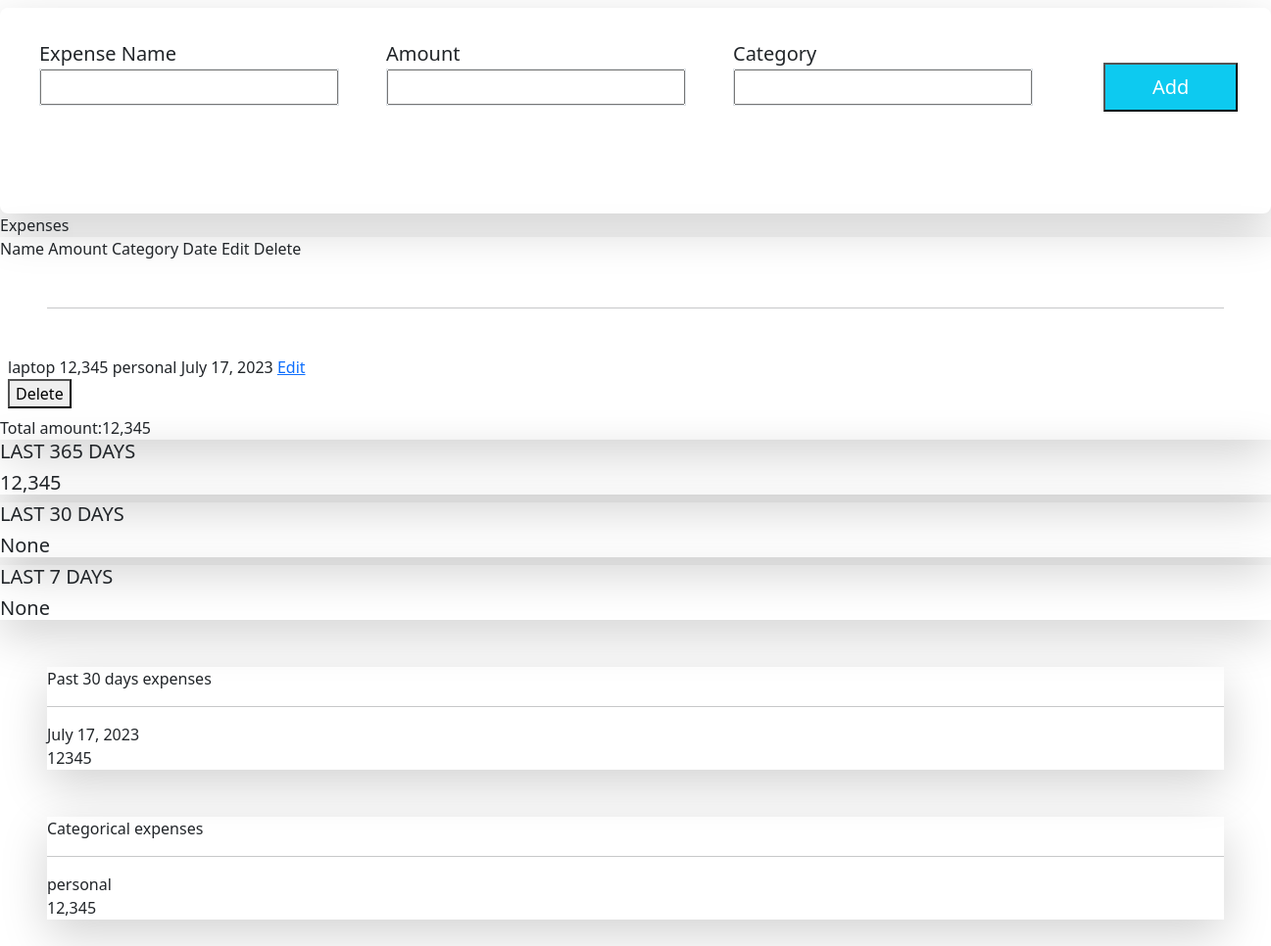
The page / on the database its author committed.
### myapp/models.py (models this page shows, shortened)
class Expense(models.Model):
    name = models.CharField(max_length=100)
    amount = models.IntegerField()
    category = models.CharField(max_length=50)
    date = models.DateField(auto_now=True)

### myapp/views.py (the view, shortened to what this page needs)
# urls.py: path('', views.IndexView.as_view(),name='index'),
class IndexView(View):
    template_name = 'myapp/index.html'
    form_class = ExpenseForm
    def get(self, request, *args, **kwargs):
        expenses = Expense.objects.all()
        total_expenses = expenses.aggregate(Sum('amount'))
        last_year = datetime.date.today() - datetime.timedelta(days=365)
        yearly_sum = Expense.objects.filter(date__gt=last_year).aggregate(Sum('amount'))
        last_month = datetime.date.today() - datetime.timedelta(days=30)
        monthly_sum = Expense.objects.filter(date__gt=last_month).aggregate(Sum('amount'))
        last_week = datetime.date.today() - datetime.timedelta(days=7)
        weekly_sum = Expense.objects.filter(date__gt=last_week).aggregate(Sum('amount'))
        daily_sums = Expense.objects.filter().values('date').order_by('date').annotate(sum=Sum('amount'))
        categorical_sums = Expense.objects.filter().values('category').order_by('category').annotate(sum=Sum('amount'))
        expense_form = self.form_class()
        return render(
            request,
            self.template_name,
            {
                'expense_form': expense_form,
                'expenses': expenses,
                'total_expenses': total_expenses,
                'yearly_sum': yearly_sum,
                'weekly_sum': weekly_sum,
                'monthly_sum': monthly_sum,
                'daily_sums': daily_sums,
                'categorical_sums': categorical_sums,
            }
        )

### myapp/forms.py
class ExpenseForm(ModelForm):
    class Meta:
        model = Expense
        fields = ('name','amount','category')

### myapp/templates/myapp/index.html (shortened to what this page needs)
{% extends 'myapp/base.html' %}
{% load humanize %}
{% block body %}
<form class="shadow-lg m-10 form-control-lg" method="post">
    <div class="form-container px-10 py-10 mb-5 d-flex flex-row">
            <div class="m-4">
                <div >
                    <label>Expense Name</label>
                </div>
                <div class="border">{{ expense_form.name}}</div>
            </div>
            <div class="m-4">
                <div >
                    <label>Amount</label>
                </div>
                <div class="border">{{expense_form.amount}}</div>
            </div>
            <div class="m-4">
                <div >
                    <label>Category</label>
                </div>
                <div class="border">{{ expense_form.category}}</div>
            </div>
            <div class="m-4">
                <button class="bg-info p-2 px-5 py-2 rounded-lg font-bold text-white m-4">Add</button>
            </div>
    </div>
</form>
<div>Expenses</div>
<div class="shadow-lg m-10 rounded-lg ">
    <div class="expense-header flex flex-wrap mb-2 m-10 space-x-40">
        <span>Name</span>
        <span>Amount</span>
        <span>Category</span>
        <span>Date</span>
        <span>Edit</span>
        <span>Delete</span>
    </div>
    <hr class="m-5">
    {% for expense in expenses%}
    <div class="expense-row m-2 ">
        <span class="font-weight-bold">{{expense.name}}</span>
        <span class="font-weight-bold">{{expense.amount|intcomma}}</span>
        <span class="font-weight-bold">{{expense.category}}</span>
        <span class="font-weight-bold">{{expense.date}}</span>
        <span class="font-weight-bold"><a href="{% url 'edit' expense.id %}">Edit</a></span>
        <span class="font-weight-bold">
            <form method="post" action="{% url 'delete' expense.id %}">
                <button type="submit" name="delete">
                    Delete
                </button>
            </form>
        </span>
    </div>
    {% endfor %}
    <span class="text-green">
        Total amount:{{total_expenses.amount__sum|intcomma}}
    </span>
</div>
<div>
    <div class="shadow-lg ml-10 rounded-lg">
        <h5>LAST 365 DAYS</h5>
        <h5 class="">
            {{yearly_sum.amount__sum|intcomma}}
        </h5>
    </div>
    <div class="shadow-lg ml-10 rounded-lg">
        <h5>LAST 30 DAYS</h5>
        <h5 class="">
            {{monthly_sum.amount__sum|intcomma}}
        </h5>
    </div>
    <div class="shadow-lg ml-10 rounded-lg">
        <h5>LAST 7 DAYS</h5>
        <h5 class="">
            {{weekly_sum.amount__sum|intcomma}}
        </h5>
    </div>
</div>
<div class="flex">
    <div class="shadow-lg m-5">
        <div>
            <span>Past 30 days expenses</span>
        </div>
        <hr>
        <div id="30-day-table">
            {% for daily_sum in daily_sums %}
                <div class="flex">
                    <span>
                        {{daily_sum.date}}
                    </span>
                </div>
                <div>
                    <span class="text-green">
                        {{daily_sum.sum}}
                    </span>
                </div>
            {% endfor %}
        </div>
    </div>
    <div class="shadow-lg m-5">
        <div>
            <span>Categorical expenses</span>
        </div>
        <hr>
        <div id="cat-sum-table">
            {% for categorical_sum in categorical_sums %}
                <div class="flex">
                    <span>
                        {{categorical_sum.category}}
                    </span>
                </div>
                <div>
                    <span class="text-green">
                        {{categorical_sum.sum|intcomma}}
                    </span>
                </div>
            {% endfor %}
        </div>
    </div>
</div>
{% endblock %}

### myapp/templates/myapp/base.html (shortened to what this page needs)
<!DOCTYPE html>
<html lang="en">
<head>
    <link href="https://cdn.jsdelivr.net/npm/bootstrap@5.3.0/dist/css/bootstrap.min.css" rel="stylesheet">
</head>
<body>
    {% block body %}
    {% endblock %}
</body>
</html>

### rows shown on the page
Expense: name "laptop", amount "12,345", category "personal", date "July 17, 2023", sum "12345", sum "12,345"

### other values the page prints
{{ total_expenses.amount__sum|intcomma }} "12,345"
{{ yearly_sum.amount__sum|intcomma }} "12,345"
{{ monthly_sum.amount__sum|intcomma }} "None"
{{ weekly_sum.amount__sum|intcomma }} "None"
